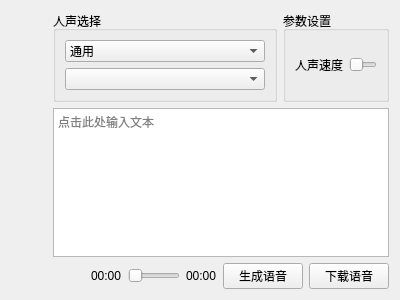
<?xml version="1.0" encoding="UTF-8"?>
<ui version="4.0">
 <class>SubTextTransitionWidget</class>
 <widget class="QWidget" name="SubTextTransitionWidget">
  <property name="geometry">
   <rect>
    <x>0</x>
    <y>0</y>
    <width>400</width>
    <height>300</height>
   </rect>
  </property>
  <property name="windowTitle">
   <string>Form</string>
  </property>
  <layout class="QHBoxLayout" name="horizontalLayout">
   <item>
    <layout class="QVBoxLayout" name="toolPart">
     <item>
      <widget class="QPushButton" name="findMuiscPushButton">
       <property name="minimumSize">
        <size>
         <width>36</width>
         <height>36</height>
        </size>
       </property>
       <property name="toolTip">
        <string>发现</string>
       </property>
       <property name="styleSheet">
        <string notr="true">QPushButton {
    border: none; 
width: 20px; height: 50px;
}
QPushButton:hover {
border: 2px solid blue;
}
QPushButton:pressed {
 border: 2px solid red; 
 }</string>
       </property>
       <property name="text">
        <string/>
       </property>
       <property name="icon">
        <iconset resource="../resource.qrc">
         <normaloff>:/icon/resources/icons/MaterialSymbolsSearchRounded.svg</normaloff>:/icon/resources/icons/MaterialSymbolsSearchRounded.svg</iconset>
       </property>
       <property name="iconSize">
        <size>
         <width>36</width>
         <height>36</height>
        </size>
       </property>
      </widget>
     </item>
     <item>
      <widget class="QPushButton" name="closePushButton">
       <property name="toolTip">
        <string>关闭音乐盒</string>
       </property>
       <property name="styleSheet">
        <string notr="true">QPushButton {
    border: none; 
width: 20px; height: 50px;
}
QPushButton:hover {
border: 2px solid blue;
}
QPushButton:pressed {
 border: 2px solid red; 
 }</string>
       </property>
       <property name="text">
        <string/>
       </property>
       <property name="icon">
        <iconset resource="../resource.qrc">
         <normaloff>:/icon/resources/icons/IconamoonCloseCircle1.svg</normaloff>:/icon/resources/icons/IconamoonCloseCircle1.svg</iconset>
       </property>
       <property name="iconSize">
        <size>
         <width>36</width>
         <height>36</height>
        </size>
       </property>
      </widget>
     </item>
     <item>
      <spacer name="verticalSpacer">
       <property name="orientation">
        <enum>Qt::Vertical</enum>
       </property>
       <property name="sizeHint" stdset="0">
        <size>
         <width>20</width>
         <height>40</height>
        </size>
       </property>
      </spacer>
     </item>
    </layout>
   </item>
   <item>
    <layout class="QVBoxLayout" name="verticalLayout">
     <item>
      <layout class="QHBoxLayout" name="settingHorizontalLayout">
       <item>
        <widget class="QGroupBox" name="voiceGroupBox">
         <property name="title">
          <string>人声选择</string>
         </property>
         <layout class="QVBoxLayout" name="verticalLayout_2">
          <item>
           <widget class="QComboBox" name="voiceClassComboBox">
            <item>
             <property name="text">
              <string>通用</string>
             </property>
            </item>
            <item>
             <property name="text">
              <string>客服</string>
             </property>
            </item>
            <item>
             <property name="text">
              <string>阅读</string>
             </property>
            </item>
            <item>
             <property name="text">
              <string>新闻</string>
             </property>
            </item>
            <item>
             <property name="text">
              <string>儿童</string>
             </property>
            </item>
            <item>
             <property name="text">
              <string>粤语</string>
             </property>
            </item>
            <item>
             <property name="text">
              <string>外语</string>
             </property>
            </item>
           </widget>
          </item>
          <item>
           <widget class="QComboBox" name="voiceComboBox">
            <property name="minimumSize">
             <size>
              <width>200</width>
              <height>0</height>
             </size>
            </property>
           </widget>
          </item>
         </layout>
        </widget>
       </item>
       <item>
        <widget class="QGroupBox" name="settingGroupBox">
         <property name="title">
          <string>参数设置</string>
         </property>
         <layout class="QGridLayout" name="gridLayout">
          <item row="0" column="0">
           <widget class="QLabel" name="SpeedLabel">
            <property name="text">
             <string>人声速度</string>
            </property>
           </widget>
          </item>
          <item row="0" column="1">
           <widget class="QSlider" name="speedSlider">
            <property name="orientation">
             <enum>Qt::Horizontal</enum>
            </property>
           </widget>
          </item>
         </layout>
        </widget>
       </item>
      </layout>
     </item>
     <item>
      <widget class="QPlainTextEdit" name="plainTextEdit">
       <property name="placeholderText">
        <string>点击此处输入文本</string>
       </property>
      </widget>
     </item>
     <item>
      <layout class="QHBoxLayout" name="playHorizontalLayout">
       <item>
        <widget class="QPushButton" name="playPushButton">
         <property name="toolTip">
          <string>播放</string>
         </property>
         <property name="styleSheet">
          <string notr="true">QPushButton {
    border: none; 
}
QPushButton:hover {
border: 2px solid blue;
}
QPushButton:pressed {
 border: 2px solid red; 
 }</string>
         </property>
         <property name="text">
          <string/>
         </property>
         <property name="icon">
          <iconset resource="../resource.qrc">
           <normaloff>:/icon/resources/icons/musicPlay.svg</normaloff>:/icon/resources/icons/musicPlay.svg</iconset>
         </property>
         <property name="iconSize">
          <size>
           <width>24</width>
           <height>24</height>
          </size>
         </property>
        </widget>
       </item>
       <item>
        <widget class="QLabel" name="currentTimeLabel">
         <property name="text">
          <string>00:00</string>
         </property>
        </widget>
       </item>
       <item>
        <widget class="QSlider" name="currentTimeSlider">
         <property name="orientation">
          <enum>Qt::Horizontal</enum>
         </property>
        </widget>
       </item>
       <item>
        <widget class="QLabel" name="toatalTimeLabel">
         <property name="text">
          <string>00:00</string>
         </property>
        </widget>
       </item>
       <item>
        <widget class="QPushButton" name="requestPushButton">
         <property name="text">
          <string>生成语音</string>
         </property>
        </widget>
       </item>
       <item>
        <widget class="QPushButton" name="downloadPushButton">
         <property name="text">
          <string>下载语音</string>
         </property>
        </widget>
       </item>
      </layout>
     </item>
    </layout>
   </item>
  </layout>
 </widget>
 <resources>
  <include location="../resource.qrc"/>
 </resources>
 <connections/>
</ui>
